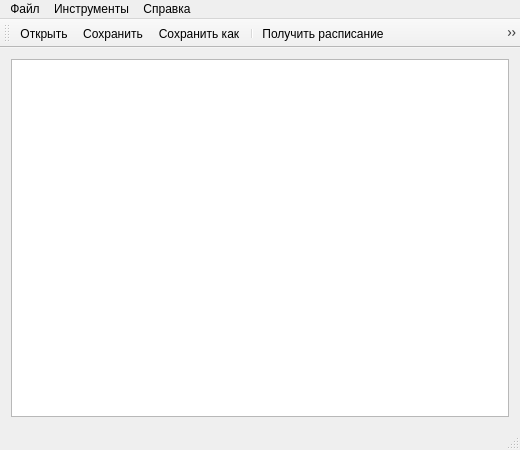
<?xml version="1.0" encoding="UTF-8"?>
<ui version="4.0">
 <class>MainWindow</class>
 <widget class="QMainWindow" name="MainWindow">
  <property name="geometry">
   <rect>
    <x>0</x>
    <y>0</y>
    <width>520</width>
    <height>450</height>
   </rect>
  </property>
  <property name="windowTitle">
   <string>Панель управления системой автоматической подачи звонков</string>
  </property>
  <property name="windowIcon">
   <iconset resource="res.qrc">
    <normaloff>:/images/autoring.ico</normaloff>:/images/autoring.ico</iconset>
  </property>
  <widget class="QWidget" name="centralWidget">
   <layout class="QVBoxLayout" name="verticalLayout">
    <item>
     <widget class="QTableView" name="tableView"/>
    </item>
   </layout>
  </widget>
  <widget class="QMenuBar" name="menuBar">
   <property name="geometry">
    <rect>
     <x>0</x>
     <y>0</y>
     <width>520</width>
     <height>21</height>
    </rect>
   </property>
   <widget class="QMenu" name="menu_file">
    <property name="title">
     <string>Файл</string>
    </property>
    <addaction name="action_open"/>
    <addaction name="action_save"/>
    <addaction name="action_saveas"/>
    <addaction name="separator"/>
    <addaction name="action_upload"/>
    <addaction name="action_download"/>
    <addaction name="separator"/>
    <addaction name="action_exit"/>
   </widget>
   <widget class="QMenu" name="menu_help">
    <property name="title">
     <string>Справка</string>
    </property>
    <addaction name="action_about"/>
   </widget>
   <widget class="QMenu" name="menu_instruments">
    <property name="title">
     <string>Инструменты</string>
    </property>
    <addaction name="action_addlesson"/>
    <addaction name="action_deletelesson"/>
    <addaction name="separator"/>
    <addaction name="action_check"/>
    <addaction name="separator"/>
    <addaction name="action_settings"/>
    <addaction name="action_calculate"/>
    <addaction name="action_settime"/>
    <addaction name="action_synctime"/>
    <addaction name="separator"/>
    <addaction name="action_doring"/>
    <addaction name="action_dorings"/>
   </widget>
   <addaction name="menu_file"/>
   <addaction name="menu_instruments"/>
   <addaction name="menu_help"/>
  </widget>
  <widget class="QStatusBar" name="statusBar"/>
  <widget class="QToolBar" name="toolBar">
   <property name="windowTitle">
    <string>toolBar</string>
   </property>
   <attribute name="toolBarArea">
    <enum>TopToolBarArea</enum>
   </attribute>
   <attribute name="toolBarBreak">
    <bool>false</bool>
   </attribute>
   <addaction name="action_open"/>
   <addaction name="action_save"/>
   <addaction name="action_saveas"/>
   <addaction name="separator"/>
   <addaction name="action_download"/>
   <addaction name="action_upload"/>
   <addaction name="separator"/>
   <addaction name="action_addlesson"/>
   <addaction name="action_deletelesson"/>
   <addaction name="separator"/>
   <addaction name="action_check"/>
   <addaction name="action_calculate"/>
   <addaction name="action_doring"/>
   <addaction name="action_dorings"/>
  </widget>
  <action name="action_open">
   <property name="icon">
    <iconset resource="res.qrc">
     <normaloff>:/images/open.png</normaloff>:/images/open.png</iconset>
   </property>
   <property name="text">
    <string>Открыть</string>
   </property>
   <property name="shortcut">
    <string>Ctrl+O</string>
   </property>
  </action>
  <action name="action_save">
   <property name="icon">
    <iconset resource="res.qrc">
     <normaloff>:/images/save.png</normaloff>:/images/save.png</iconset>
   </property>
   <property name="text">
    <string>Сохранить</string>
   </property>
   <property name="shortcut">
    <string>Ctrl+S</string>
   </property>
  </action>
  <action name="action_download">
   <property name="icon">
    <iconset resource="res.qrc">
     <normaloff>:/images/download.png</normaloff>:/images/download.png</iconset>
   </property>
   <property name="text">
    <string>Получить расписание</string>
   </property>
  </action>
  <action name="action_upload">
   <property name="icon">
    <iconset resource="res.qrc">
     <normaloff>:/images/upload.png</normaloff>:/images/upload.png</iconset>
   </property>
   <property name="text">
    <string>Загрузить расписание</string>
   </property>
  </action>
  <action name="action_exit">
   <property name="icon">
    <iconset resource="res.qrc">
     <normaloff>:/images/exit.png</normaloff>:/images/exit.png</iconset>
   </property>
   <property name="text">
    <string>Выйти</string>
   </property>
   <property name="shortcut">
    <string>Esc</string>
   </property>
  </action>
  <action name="action_about">
   <property name="text">
    <string>О программе</string>
   </property>
  </action>
  <action name="action_addlesson">
   <property name="icon">
    <iconset resource="res.qrc">
     <normaloff>:/images/add.png</normaloff>:/images/add.png</iconset>
   </property>
   <property name="text">
    <string>Добавить урок</string>
   </property>
  </action>
  <action name="action_deletelesson">
   <property name="icon">
    <iconset resource="res.qrc">
     <normaloff>:/images/delete.png</normaloff>:/images/delete.png</iconset>
   </property>
   <property name="text">
    <string>Удалить последний урок</string>
   </property>
   <property name="toolTip">
    <string>Удалить последний урок</string>
   </property>
  </action>
  <action name="action_saveas">
   <property name="icon">
    <iconset resource="res.qrc">
     <normaloff>:/images/save_as.png</normaloff>:/images/save_as.png</iconset>
   </property>
   <property name="text">
    <string>Сохранить как...</string>
   </property>
  </action>
  <action name="action_check">
   <property name="icon">
    <iconset resource="res.qrc">
     <normaloff>:/images/check.png</normaloff>:/images/check.png</iconset>
   </property>
   <property name="text">
    <string>Проверить расписание</string>
   </property>
  </action>
  <action name="action_settime">
   <property name="icon">
    <iconset resource="res.qrc">
     <normaloff>:/images/set_time.png</normaloff>:/images/set_time.png</iconset>
   </property>
   <property name="text">
    <string>Установить время на внутренних часах системы</string>
   </property>
  </action>
  <action name="action_settings">
   <property name="text">
    <string>Настройки</string>
   </property>
  </action>
  <action name="action_synctime">
   <property name="icon">
    <iconset resource="res.qrc">
     <normaloff>:/images/sync_time.png</normaloff>:/images/sync_time.png</iconset>
   </property>
   <property name="text">
    <string>Синхронизировать внутренние часы системы с компьютерными</string>
   </property>
  </action>
  <action name="action_calculate">
   <property name="icon">
    <iconset resource="res.qrc">
     <normaloff>:/images/calculator.png</normaloff>:/images/calculator.png</iconset>
   </property>
   <property name="text">
    <string>Рассчитать расписание</string>
   </property>
  </action>
  <action name="action_doring">
   <property name="icon">
    <iconset resource="res.qrc">
     <normaloff>:/images/do_ring.png</normaloff>:/images/do_ring.png</iconset>
   </property>
   <property name="text">
    <string>Дать экстренный звонок</string>
   </property>
  </action>
  <action name="action_dorings">
   <property name="icon">
    <iconset resource="res.qrc">
     <normaloff>:/images/do_rings.png</normaloff>:/images/do_rings.png</iconset>
   </property>
   <property name="text">
    <string>Подать несколько звонков</string>
   </property>
  </action>
 </widget>
 <layoutdefault spacing="6" margin="11"/>
 <resources>
  <include location="res.qrc"/>
 </resources>
 <connections>
  <connection>
   <sender>action_exit</sender>
   <signal>triggered()</signal>
   <receiver>MainWindow</receiver>
   <slot>close()</slot>
   <hints>
    <hint type="sourcelabel">
     <x>-1</x>
     <y>-1</y>
    </hint>
    <hint type="destinationlabel">
     <x>199</x>
     <y>199</y>
    </hint>
   </hints>
  </connection>
  <connection>
   <sender>action_open</sender>
   <signal>triggered()</signal>
   <receiver>MainWindow</receiver>
   <slot>loadSchedule()</slot>
   <hints>
    <hint type="sourcelabel">
     <x>-1</x>
     <y>-1</y>
    </hint>
    <hint type="destinationlabel">
     <x>199</x>
     <y>199</y>
    </hint>
   </hints>
  </connection>
  <connection>
   <sender>action_save</sender>
   <signal>triggered()</signal>
   <receiver>MainWindow</receiver>
   <slot>saveSchedule()</slot>
   <hints>
    <hint type="sourcelabel">
     <x>-1</x>
     <y>-1</y>
    </hint>
    <hint type="destinationlabel">
     <x>199</x>
     <y>199</y>
    </hint>
   </hints>
  </connection>
  <connection>
   <sender>action_addlesson</sender>
   <signal>triggered()</signal>
   <receiver>MainWindow</receiver>
   <slot>addLastLesson()</slot>
   <hints>
    <hint type="sourcelabel">
     <x>-1</x>
     <y>-1</y>
    </hint>
    <hint type="destinationlabel">
     <x>199</x>
     <y>199</y>
    </hint>
   </hints>
  </connection>
  <connection>
   <sender>action_deletelesson</sender>
   <signal>triggered()</signal>
   <receiver>MainWindow</receiver>
   <slot>deleteLastLesson()</slot>
   <hints>
    <hint type="sourcelabel">
     <x>-1</x>
     <y>-1</y>
    </hint>
    <hint type="destinationlabel">
     <x>199</x>
     <y>199</y>
    </hint>
   </hints>
  </connection>
  <connection>
   <sender>action_saveas</sender>
   <signal>triggered()</signal>
   <receiver>MainWindow</receiver>
   <slot>saveScheduleAs()</slot>
   <hints>
    <hint type="sourcelabel">
     <x>-1</x>
     <y>-1</y>
    </hint>
    <hint type="destinationlabel">
     <x>199</x>
     <y>199</y>
    </hint>
   </hints>
  </connection>
  <connection>
   <sender>action_check</sender>
   <signal>triggered()</signal>
   <receiver>MainWindow</receiver>
   <slot>checkSchedule()</slot>
   <hints>
    <hint type="sourcelabel">
     <x>-1</x>
     <y>-1</y>
    </hint>
    <hint type="destinationlabel">
     <x>259</x>
     <y>224</y>
    </hint>
   </hints>
  </connection>
  <connection>
   <sender>action_about</sender>
   <signal>triggered()</signal>
   <receiver>MainWindow</receiver>
   <slot>aboutApplication()</slot>
   <hints>
    <hint type="sourcelabel">
     <x>-1</x>
     <y>-1</y>
    </hint>
    <hint type="destinationlabel">
     <x>259</x>
     <y>224</y>
    </hint>
   </hints>
  </connection>
  <connection>
   <sender>action_upload</sender>
   <signal>triggered()</signal>
   <receiver>MainWindow</receiver>
   <slot>uploadSchedule()</slot>
   <hints>
    <hint type="sourcelabel">
     <x>-1</x>
     <y>-1</y>
    </hint>
    <hint type="destinationlabel">
     <x>259</x>
     <y>224</y>
    </hint>
   </hints>
  </connection>
  <connection>
   <sender>action_download</sender>
   <signal>triggered()</signal>
   <receiver>MainWindow</receiver>
   <slot>downloadSchedule()</slot>
   <hints>
    <hint type="sourcelabel">
     <x>-1</x>
     <y>-1</y>
    </hint>
    <hint type="destinationlabel">
     <x>259</x>
     <y>224</y>
    </hint>
   </hints>
  </connection>
  <connection>
   <sender>action_settime</sender>
   <signal>triggered()</signal>
   <receiver>MainWindow</receiver>
   <slot>setTime()</slot>
   <hints>
    <hint type="sourcelabel">
     <x>-1</x>
     <y>-1</y>
    </hint>
    <hint type="destinationlabel">
     <x>259</x>
     <y>224</y>
    </hint>
   </hints>
  </connection>
  <connection>
   <sender>action_synctime</sender>
   <signal>triggered()</signal>
   <receiver>MainWindow</receiver>
   <slot>putTimeFromPC()</slot>
   <hints>
    <hint type="sourcelabel">
     <x>-1</x>
     <y>-1</y>
    </hint>
    <hint type="destinationlabel">
     <x>259</x>
     <y>224</y>
    </hint>
   </hints>
  </connection>
  <connection>
   <sender>action_calculate</sender>
   <signal>triggered()</signal>
   <receiver>MainWindow</receiver>
   <slot>invokeCalculator()</slot>
   <hints>
    <hint type="sourcelabel">
     <x>-1</x>
     <y>-1</y>
    </hint>
    <hint type="destinationlabel">
     <x>259</x>
     <y>224</y>
    </hint>
   </hints>
  </connection>
  <connection>
   <sender>action_doring</sender>
   <signal>triggered()</signal>
   <receiver>MainWindow</receiver>
   <slot>doRing()</slot>
   <hints>
    <hint type="sourcelabel">
     <x>-1</x>
     <y>-1</y>
    </hint>
    <hint type="destinationlabel">
     <x>259</x>
     <y>224</y>
    </hint>
   </hints>
  </connection>
  <connection>
   <sender>action_dorings</sender>
   <signal>triggered()</signal>
   <receiver>MainWindow</receiver>
   <slot>doManyRings()</slot>
   <hints>
    <hint type="sourcelabel">
     <x>-1</x>
     <y>-1</y>
    </hint>
    <hint type="destinationlabel">
     <x>259</x>
     <y>224</y>
    </hint>
   </hints>
  </connection>
 </connections>
 <slots>
  <slot>loadSchedule()</slot>
  <slot>saveSchedule()</slot>
  <slot>addLastLesson()</slot>
  <slot>deleteLastLesson()</slot>
  <slot>saveScheduleAs()</slot>
  <slot>checkSchedule()</slot>
  <slot>aboutApplication()</slot>
  <slot>uploadSchedule()</slot>
  <slot>downloadSchedule()</slot>
  <slot>setTime()</slot>
  <slot>putTimeFromPC()</slot>
  <slot>invokeCalculator()</slot>
  <slot>doRing()</slot>
  <slot>doManyRings()</slot>
 </slots>
</ui>
